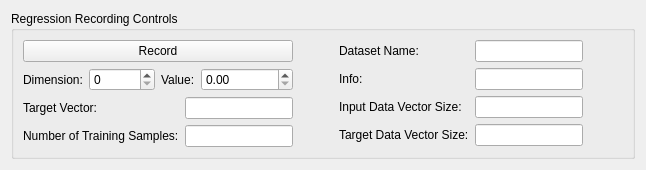
              <widget class="QWidget" name="page_25">
               <layout class="QGridLayout" name="gridLayout_108">
                <item row="0" column="0">
                 <widget class="QGroupBox" name="groupBox_21">
                  <property name="sizePolicy">
                   <sizepolicy hsizetype="MinimumExpanding" vsizetype="MinimumExpanding">
                    <horstretch>0</horstretch>
                    <verstretch>0</verstretch>
                   </sizepolicy>
                  </property>
                  <property name="title">
                   <string>Regression Recording Controls</string>
                  </property>
                  <layout class="QGridLayout" name="gridLayout_9">
                   <item row="0" column="0">
                    <layout class="QHBoxLayout" name="horizontalLayout_30">
                     <item>
                      <layout class="QVBoxLayout" name="verticalLayout_6">
                       <item>
                        <widget class="QPushButton" name="dataLabellingTool_regressionModeRecordButton">
                         <property name="text">
                          <string>Record</string>
                         </property>
                        </widget>
                       </item>
                       <item>
                        <layout class="QHBoxLayout" name="horizontalLayout_12">
                         <item>
                          <layout class="QFormLayout" name="formLayout_5">
                           <item row="0" column="0">
                            <widget class="QLabel" name="label_6">
                             <property name="text">
                              <string>Dimension:</string>
                             </property>
                            </widget>
                           </item>
                           <item row="0" column="1">
                            <widget class="QSpinBox" name="dataLabellingTool_targetVectorDimensionSpinBox"/>
                           </item>
                          </layout>
                         </item>
                         <item>
                          <layout class="QFormLayout" name="formLayout_6">
                           <item row="0" column="0">
                            <widget class="QLabel" name="label_9">
                             <property name="text">
                              <string>Value:</string>
                             </property>
                            </widget>
                           </item>
                           <item row="0" column="1">
                            <widget class="QDoubleSpinBox" name="dataLabellingTool_targetVectorValueSpinBox"/>
                           </item>
                          </layout>
                         </item>
                        </layout>
                       </item>
                       <item>
                        <layout class="QFormLayout" name="formLayout_7">
                         <item row="0" column="0">
                          <widget class="QLabel" name="label_63">
                           <property name="text">
                            <string>Target Vector:</string>
                           </property>
                          </widget>
                         </item>
                         <item row="0" column="1">
                          <widget class="QLineEdit" name="dataLabellingTool_targetVectorTextField"/>
                         </item>
                         <item row="1" column="0">
                          <widget class="QLabel" name="label_62">
                           <property name="text">
                            <string>Number of Training Samples:</string>
                           </property>
                          </widget>
                         </item>
                         <item row="1" column="1">
                          <widget class="QLineEdit" name="dataLabellingTool_regressionMode_numTrainingSamples"/>
                         </item>
                        </layout>
                       </item>
                      </layout>
                     </item>
                     <item>
                      <spacer name="horizontalSpacer_8">
                       <property name="orientation">
                        <enum>Qt::Horizontal</enum>
                       </property>
                       <property name="sizeHint" stdset="0">
                        <size>
                         <width>40</width>
                         <height>20</height>
                        </size>
                       </property>
                      </spacer>
                     </item>
                     <item>
                      <layout class="QFormLayout" name="formLayout_8">
                       <item row="0" column="0">
                        <widget class="QLabel" name="label_60">
                         <property name="text">
                          <string>Dataset Name:</string>
                         </property>
                        </widget>
                       </item>
                       <item row="0" column="1">
                        <widget class="QLineEdit" name="dataLabellingTool_regressionMode_datasetName"/>
                       </item>
                       <item row="1" column="0">
                        <widget class="QLabel" name="label_61">
                         <property name="text">
                          <string>Info:</string>
                         </property>
                        </widget>
                       </item>
                       <item row="1" column="1">
                        <widget class="QLineEdit" name="dataLabellingTool_regressionMode_infoTextField"/>
                       </item>
                       <item row="2" column="0">
                        <widget class="QLabel" name="label_58">
                         <property name="text">
                          <string>Input Data Vector Size:</string>
                         </property>
                        </widget>
                       </item>
                       <item row="2" column="1">
                        <widget class="QLineEdit" name="dataLabellingTool_regressionMode_numInputDimensionsField"/>
                       </item>
                       <item row="3" column="0">
                        <widget class="QLabel" name="label_75">
                         <property name="text">
                          <string>Target Data Vector Size:</string>
                         </property>
                        </widget>
                       </item>
                       <item row="3" column="1">
                        <widget class="QLineEdit" name="dataLabellingTool_numTargetDimensionsField"/>
                       </item>
                      </layout>
                     </item>
                     <item>
                      <spacer name="horizontalSpacer_9">
                       <property name="orientation">
                        <enum>Qt::Horizontal</enum>
                       </property>
                       <property name="sizeHint" stdset="0">
                        <size>
                         <width>40</width>
                         <height>20</height>
                        </size>
                       </property>
                      </spacer>
                     </item>
                    </layout>
                   </item>
                  </layout>
                 </widget>
                </item>
               </layout>
              </widget>
